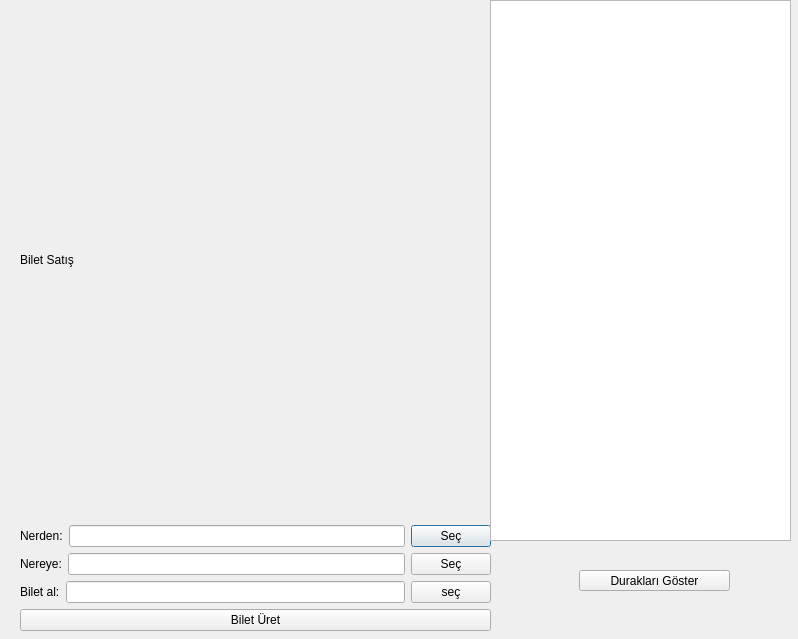
<?xml version="1.0" encoding="UTF-8"?>
<ui version="4.0">
 <class>BiletAlisEkran</class>
 <widget class="QDialog" name="BiletAlisEkran">
  <property name="geometry">
   <rect>
    <x>0</x>
    <y>0</y>
    <width>798</width>
    <height>639</height>
   </rect>
  </property>
  <property name="windowTitle">
   <string>Dialog</string>
  </property>
  <widget class="QWidget" name="layoutWidget">
   <property name="geometry">
    <rect>
     <x>20</x>
     <y>0</y>
     <width>471</width>
     <height>631</height>
    </rect>
   </property>
   <layout class="QVBoxLayout" name="verticalLayout_2">
    <item>
     <widget class="QLabel" name="label_5">
      <property name="styleSheet">
       <string notr="true">font: 75 20pt &quot;MS Shell Dlg 2&quot;;</string>
      </property>
      <property name="text">
       <string>Bilet Satış</string>
      </property>
     </widget>
    </item>
    <item>
     <layout class="QHBoxLayout" name="horizontalLayout_4">
      <item>
       <widget class="QLabel" name="label_6">
        <property name="styleSheet">
         <string notr="true">font: 75 14pt &quot;MS Shell Dlg 2&quot;;</string>
        </property>
        <property name="text">
         <string>Nerden:</string>
        </property>
       </widget>
      </item>
      <item>
       <widget class="QLineEdit" name="lineEdit_4"/>
      </item>
      <item>
       <widget class="QPushButton" name="pushButton_5">
        <property name="styleSheet">
         <string notr="true">font: 75 14pt &quot;MS Shell Dlg 2&quot;;</string>
        </property>
        <property name="text">
         <string>Seç</string>
        </property>
       </widget>
      </item>
     </layout>
    </item>
    <item>
     <layout class="QHBoxLayout" name="horizontalLayout_5">
      <item>
       <widget class="QLabel" name="label_7">
        <property name="styleSheet">
         <string notr="true">font: 75 14pt &quot;MS Shell Dlg 2&quot;;</string>
        </property>
        <property name="text">
         <string>Nereye:</string>
        </property>
       </widget>
      </item>
      <item>
       <widget class="QLineEdit" name="lineEdit_5"/>
      </item>
      <item>
       <widget class="QPushButton" name="pushButton_6">
        <property name="styleSheet">
         <string notr="true">font: 75 14pt &quot;MS Shell Dlg 2&quot;;</string>
        </property>
        <property name="text">
         <string>Seç</string>
        </property>
       </widget>
      </item>
     </layout>
    </item>
    <item>
     <layout class="QHBoxLayout" name="horizontalLayout_6">
      <item>
       <widget class="QLabel" name="label_8">
        <property name="styleSheet">
         <string notr="true">font: 14pt &quot;MS Shell Dlg 2&quot;;</string>
        </property>
        <property name="text">
         <string>Bilet al:</string>
        </property>
       </widget>
      </item>
      <item>
       <widget class="QLineEdit" name="lineEdit_6"/>
      </item>
      <item>
       <widget class="QPushButton" name="pushButton_7">
        <property name="styleSheet">
         <string notr="true">font: 75 14pt &quot;MS Shell Dlg 2&quot;;</string>
        </property>
        <property name="text">
         <string>seç</string>
        </property>
       </widget>
      </item>
     </layout>
    </item>
    <item>
     <widget class="QPushButton" name="pushButton_8">
      <property name="styleSheet">
       <string notr="true">font: 75 24pt &quot;MS Shell Dlg 2&quot;;</string>
      </property>
      <property name="text">
       <string>Bilet Üret</string>
      </property>
     </widget>
    </item>
   </layout>
  </widget>
  <widget class="QTableView" name="Tablo1">
   <property name="geometry">
    <rect>
     <x>490</x>
     <y>0</y>
     <width>301</width>
     <height>541</height>
    </rect>
   </property>
  </widget>
  <widget class="QPushButton" name="pushButton">
   <property name="geometry">
    <rect>
     <x>579</x>
     <y>570</y>
     <width>151</width>
     <height>21</height>
    </rect>
   </property>
   <property name="text">
    <string>Durakları Göster</string>
   </property>
  </widget>
 </widget>
 <resources/>
 <connections/>
</ui>
